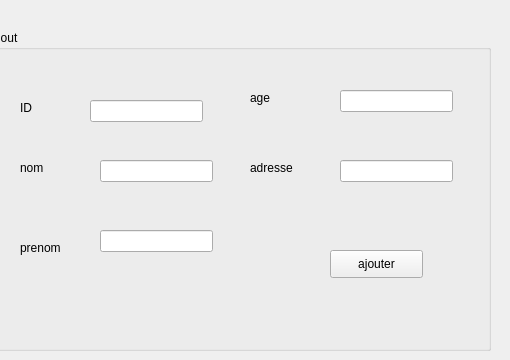
      <widget class="QWidget" name="tabp_2">
       <attribute name="title">
        <string>Gestion Personnels</string>
       </attribute>
       <widget class="QGroupBox" name="groupBox_6">
        <property name="geometry">
         <rect>
          <x>-10</x>
          <y>30</y>
          <width>501</width>
          <height>321</height>
         </rect>
        </property>
        <property name="title">
         <string>Ajout</string>
        </property>
        <widget class="QLabel" name="label_62">
         <property name="geometry">
          <rect>
           <x>30</x>
           <y>70</y>
           <width>56</width>
           <height>16</height>
          </rect>
         </property>
         <property name="text">
          <string>ID</string>
         </property>
        </widget>
        <widget class="QLabel" name="label_63">
         <property name="geometry">
          <rect>
           <x>30</x>
           <y>130</y>
           <width>56</width>
           <height>16</height>
          </rect>
         </property>
         <property name="text">
          <string>nom</string>
         </property>
        </widget>
        <widget class="QLabel" name="label_64">
         <property name="geometry">
          <rect>
           <x>30</x>
           <y>210</y>
           <width>56</width>
           <height>16</height>
          </rect>
         </property>
         <property name="text">
          <string>prenom</string>
         </property>
        </widget>
        <widget class="QLabel" name="label_65">
         <property name="geometry">
          <rect>
           <x>260</x>
           <y>60</y>
           <width>56</width>
           <height>16</height>
          </rect>
         </property>
         <property name="text">
          <string>age</string>
         </property>
        </widget>
        <widget class="QLabel" name="label_66">
         <property name="geometry">
          <rect>
           <x>260</x>
           <y>130</y>
           <width>56</width>
           <height>16</height>
          </rect>
         </property>
         <property name="text">
          <string>adresse</string>
         </property>
        </widget>
        <widget class="QLineEdit" name="id_3">
         <property name="geometry">
          <rect>
           <x>100</x>
           <y>70</y>
           <width>113</width>
           <height>22</height>
          </rect>
         </property>
         <property name="text">
          <string/>
         </property>
        </widget>
        <widget class="QLineEdit" name="nom_3">
         <property name="geometry">
          <rect>
           <x>110</x>
           <y>130</y>
           <width>113</width>
           <height>22</height>
          </rect>
         </property>
        </widget>
        <widget class="QLineEdit" name="prenom_3">
         <property name="geometry">
          <rect>
           <x>110</x>
           <y>200</y>
           <width>113</width>
           <height>22</height>
          </rect>
         </property>
        </widget>
        <widget class="QLineEdit" name="age_3">
         <property name="geometry">
          <rect>
           <x>350</x>
           <y>60</y>
           <width>113</width>
           <height>22</height>
          </rect>
         </property>
        </widget>
        <widget class="QPushButton" name="ajouter_2">
         <property name="geometry">
          <rect>
           <x>340</x>
           <y>220</y>
           <width>93</width>
           <height>28</height>
          </rect>
         </property>
         <property name="text">
          <string>ajouter</string>
         </property>
        </widget>
        <widget class="QLineEdit" name="adresse_3">
         <property name="geometry">
          <rect>
           <x>350</x>
           <y>130</y>
           <width>113</width>
           <height>22</height>
          </rect>
         </property>
        </widget>
       </widget>
      </widget>
